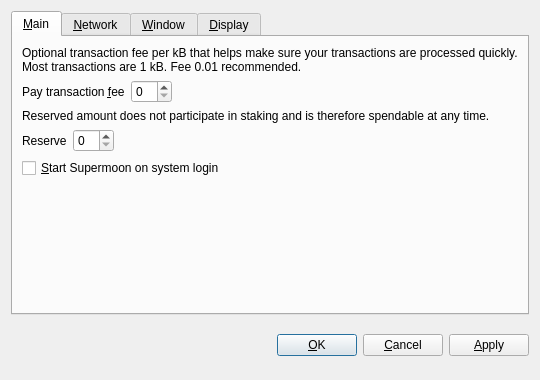
<?xml version="1.0" encoding="UTF-8"?>
<ui version="4.0">
 <class>OptionsDialog</class>
 <widget class="QDialog" name="OptionsDialog">
  <property name="geometry">
   <rect>
    <x>0</x>
    <y>0</y>
    <width>540</width>
    <height>380</height>
   </rect>
  </property>
  <property name="windowTitle">
   <string>Options</string>
  </property>
  <property name="modal">
   <bool>true</bool>
  </property>
  <layout class="QVBoxLayout" name="verticalLayout">
   <item>
    <widget class="QTabWidget" name="tabWidget">
     <property name="tabPosition">
      <enum>QTabWidget::North</enum>
     </property>
     <property name="currentIndex">
      <number>0</number>
     </property>
     <widget class="QWidget" name="tabMain">
      <attribute name="title">
       <string>&amp;Main</string>
      </attribute>
      <layout class="QVBoxLayout" name="verticalLayout_Main">
       <item>
        <widget class="QLabel" name="transactionFeeInfoLabel">
         <property name="text">
          <string>Optional transaction fee per kB that helps make sure your transactions are processed quickly. Most transactions are 1 kB. Fee 0.01 recommended.</string>
         </property>
         <property name="textFormat">
          <enum>Qt::PlainText</enum>
         </property>
         <property name="wordWrap">
          <bool>true</bool>
         </property>
        </widget>
       </item>
       <item>
        <layout class="QHBoxLayout" name="horizontalLayoutFee">
         <item>
          <widget class="QLabel" name="transactionFeeLabel">
           <property name="text">
            <string>Pay transaction &amp;fee</string>
           </property>
           <property name="textFormat">
            <enum>Qt::PlainText</enum>
           </property>
           <property name="buddy">
            <cstring>transactionFee</cstring>
           </property>
          </widget>
         </item>
         <item>
          <widget class="BitcoinAmountField" name="transactionFee"/>
         </item>
         <item>
          <spacer name="horizontalSpacerFee">
           <property name="orientation">
            <enum>Qt::Horizontal</enum>
           </property>
           <property name="sizeHint" stdset="0">
            <size>
             <width>40</width>
             <height>20</height>
            </size>
           </property>
          </spacer>
         </item>
        </layout>
       </item>
       <item>
        <widget class="QLabel" name="reserveBalanceInfoLabel">
         <property name="text">
          <string>Reserved amount does not participate in staking and is therefore spendable at any time.</string>
         </property>
         <property name="textFormat">
          <enum>Qt::PlainText</enum>
         </property>
         <property name="wordWrap">
          <bool>true</bool>
         </property>
        </widget>
       </item>
       <item>
        <layout class="QHBoxLayout" name="horizontalLayoutReserveBalance">
         <item>
          <widget class="QLabel" name="reserveBalanceLabel">
           <property name="text">
            <string>Reserve</string>
           </property>
           <property name="textFormat">
            <enum>Qt::PlainText</enum>
           </property>
           <property name="buddy">
            <cstring>reserveBalance</cstring>
           </property>
          </widget>
         </item>
         <item>
          <widget class="BitcoinAmountField" name="reserveBalance"/>
         </item>
         <item>
          <spacer name="horizontalSpacerReserveBalance">
           <property name="orientation">
            <enum>Qt::Horizontal</enum>
           </property>
           <property name="sizeHint" stdset="0">
            <size>
             <width>40</width>
             <height>20</height>
            </size>
           </property>
          </spacer>
         </item>
        </layout>
       </item>
       <item>
        <widget class="QCheckBox" name="bitcoinAtStartup">
         <property name="toolTip">
          <string>Automatically start Supermoon after logging in to the system.</string>
         </property>
         <property name="text">
          <string>&amp;Start Supermoon on system login</string>
         </property>
        </widget>
       </item>
       <item>
        <spacer name="verticalSpacer_Main">
         <property name="orientation">
          <enum>Qt::Vertical</enum>
         </property>
         <property name="sizeHint" stdset="0">
          <size>
           <width>20</width>
           <height>40</height>
          </size>
         </property>
        </spacer>
       </item>
      </layout>
     </widget>
     <widget class="QWidget" name="tabNetwork">
      <attribute name="title">
       <string>&amp;Network</string>
      </attribute>
      <layout class="QVBoxLayout" name="verticalLayout_Network">
       <item>
        <widget class="QCheckBox" name="mapPortUpnp">
         <property name="toolTip">
          <string>Automatically open the Supermoon client port on the router. This only works when your router supports UPnP and it is enabled.</string>
         </property>
         <property name="text">
          <string>Map port using &amp;UPnP</string>
         </property>
        </widget>
       </item>
       <item>
        <widget class="QCheckBox" name="connectSocks">
         <property name="toolTip">
          <string>Connect to the Supermoon network through a SOCKS5 proxy (e.g. when connecting through Tor).</string>
         </property>
         <property name="text">
          <string>&amp;Connect through SOCKS5 proxy:</string>
         </property>
        </widget>
       </item>
       <item>
        <layout class="QHBoxLayout" name="horizontalLayout_Network">
         <item>
          <widget class="QLabel" name="proxyIpLabel">
           <property name="text">
            <string>Proxy &amp;IP:</string>
           </property>
           <property name="textFormat">
            <enum>Qt::PlainText</enum>
           </property>
           <property name="buddy">
            <cstring>proxyIp</cstring>
           </property>
          </widget>
         </item>
         <item>
          <widget class="QValidatedLineEdit" name="proxyIp">
           <property name="maximumSize">
            <size>
             <width>140</width>
             <height>16777215</height>
            </size>
           </property>
           <property name="toolTip">
            <string>IP address of the proxy (e.g. 127.0.0.1)</string>
           </property>
          </widget>
         </item>
         <item>
          <widget class="QLabel" name="proxyPortLabel">
           <property name="text">
            <string>&amp;Port:</string>
           </property>
           <property name="textFormat">
            <enum>Qt::PlainText</enum>
           </property>
           <property name="buddy">
            <cstring>proxyPort</cstring>
           </property>
          </widget>
         </item>
         <item>
          <widget class="QLineEdit" name="proxyPort">
           <property name="maximumSize">
            <size>
             <width>55</width>
             <height>16777215</height>
            </size>
           </property>
           <property name="toolTip">
            <string>Port of the proxy (e.g. 9050)</string>
           </property>
          </widget>
         </item>
         <item>
          <spacer name="horizontalSpacer_Network">
           <property name="orientation">
            <enum>Qt::Horizontal</enum>
           </property>
           <property name="sizeHint" stdset="0">
            <size>
             <width>40</width>
             <height>20</height>
            </size>
           </property>
          </spacer>
         </item>
        </layout>
       </item>
       <item>
        <spacer name="verticalSpacer_Network">
         <property name="orientation">
          <enum>Qt::Vertical</enum>
         </property>
         <property name="sizeHint" stdset="0">
          <size>
           <width>20</width>
           <height>40</height>
          </size>
         </property>
        </spacer>
       </item>
      </layout>
     </widget>
     <widget class="QWidget" name="tabWindow">
      <attribute name="title">
       <string>&amp;Window</string>
      </attribute>
      <layout class="QVBoxLayout" name="verticalLayout_Window">
       <item>
        <widget class="QCheckBox" name="minimizeToTray">
         <property name="toolTip">
          <string>Show only a tray icon after minimizing the window.</string>
         </property>
         <property name="text">
          <string>&amp;Minimize to the tray instead of the taskbar</string>
         </property>
        </widget>
       </item>
       <item>
        <widget class="QCheckBox" name="minimizeOnClose">
         <property name="toolTip">
          <string>Minimize instead of exit the application when the window is closed. When this option is enabled, the application will be closed only after selecting Quit in the menu.</string>
         </property>
         <property name="text">
          <string>M&amp;inimize on close</string>
         </property>
        </widget>
       </item>
       <item>
        <spacer name="verticalSpacer_Window">
         <property name="orientation">
          <enum>Qt::Vertical</enum>
         </property>
         <property name="sizeHint" stdset="0">
          <size>
           <width>20</width>
           <height>40</height>
          </size>
         </property>
        </spacer>
       </item>
      </layout>
     </widget>
     <widget class="QWidget" name="tabDisplay">
      <attribute name="title">
       <string>&amp;Display</string>
      </attribute>
      <layout class="QVBoxLayout" name="verticalLayout_Display">
       <item>
        <layout class="QHBoxLayout" name="horizontalLayout_1_Display">
         <item>
          <widget class="QLabel" name="langLabel">
           <property name="text">
            <string>User Interface &amp;language:</string>
           </property>
           <property name="textFormat">
            <enum>Qt::PlainText</enum>
           </property>
           <property name="buddy">
            <cstring>lang</cstring>
           </property>
          </widget>
         </item>
         <item>
          <widget class="QValueComboBox" name="lang">
           <property name="toolTip">
            <string>The user interface language can be set here. This setting will take effect after restarting Supermoon.</string>
           </property>
          </widget>
         </item>
        </layout>
       </item>
       <item>
        <layout class="QHBoxLayout" name="horizontalLayout_2_Display">
         <item>
          <widget class="QLabel" name="unitLabel">
           <property name="text">
            <string>&amp;Unit to show amounts in:</string>
           </property>
           <property name="textFormat">
            <enum>Qt::PlainText</enum>
           </property>
           <property name="buddy">
            <cstring>unit</cstring>
           </property>
          </widget>
         </item>
         <item>
          <widget class="QValueComboBox" name="unit">
           <property name="toolTip">
            <string>Choose the default subdivision unit to show in the interface and when sending coins.</string>
           </property>
          </widget>
         </item>
        </layout>
       </item>
       <item>
        <widget class="QCheckBox" name="coinControlFeatures">
         <property name="toolTip">
          <string>Whether to show coin control features or not.</string>
         </property>
         <property name="text">
          <string>Display coin &amp;control features (experts only!)</string>
         </property>
        </widget>
       </item>
       <item>
        <widget class="QCheckBox" name="useBlackTheme">
         <property name="text">
          <string>Use black visual theme (requires restart)</string>
         </property>
        </widget>
       </item>
       <item>
        <spacer name="verticalSpacer_Display">
         <property name="orientation">
          <enum>Qt::Vertical</enum>
         </property>
         <property name="sizeHint" stdset="0">
          <size>
           <width>20</width>
           <height>40</height>
          </size>
         </property>
        </spacer>
       </item>
      </layout>
     </widget>
    </widget>
   </item>
   <item>
    <layout class="QHBoxLayout" name="horizontalLayout_Buttons">
     <item>
      <spacer name="horizontalSpacer_1">
       <property name="orientation">
        <enum>Qt::Horizontal</enum>
       </property>
       <property name="sizeHint" stdset="0">
        <size>
         <width>40</width>
         <height>48</height>
        </size>
       </property>
      </spacer>
     </item>
     <item>
      <widget class="QLabel" name="statusLabel">
       <property name="font">
        <font>
         <weight>75</weight>
         <bold>true</bold>
        </font>
       </property>
       <property name="text">
        <string/>
       </property>
       <property name="textFormat">
        <enum>Qt::PlainText</enum>
       </property>
       <property name="wordWrap">
        <bool>true</bool>
       </property>
      </widget>
     </item>
     <item>
      <spacer name="horizontalSpacer_2">
       <property name="orientation">
        <enum>Qt::Horizontal</enum>
       </property>
       <property name="sizeHint" stdset="0">
        <size>
         <width>40</width>
         <height>48</height>
        </size>
       </property>
      </spacer>
     </item>
     <item>
      <widget class="QPushButton" name="okButton">
       <property name="text">
        <string>&amp;OK</string>
       </property>
      </widget>
     </item>
     <item>
      <widget class="QPushButton" name="cancelButton">
       <property name="text">
        <string>&amp;Cancel</string>
       </property>
       <property name="autoDefault">
        <bool>false</bool>
       </property>
      </widget>
     </item>
     <item>
      <widget class="QPushButton" name="applyButton">
       <property name="text">
        <string>&amp;Apply</string>
       </property>
       <property name="autoDefault">
        <bool>false</bool>
       </property>
      </widget>
     </item>
    </layout>
   </item>
  </layout>
 </widget>
 <customwidgets>
  <customwidget>
   <class>BitcoinAmountField</class>
   <extends>QSpinBox</extends>
   <header>bitcoinamountfield.h</header>
  </customwidget>
  <customwidget>
   <class>QValueComboBox</class>
   <extends>QComboBox</extends>
   <header>qvaluecombobox.h</header>
  </customwidget>
  <customwidget>
   <class>QValidatedLineEdit</class>
   <extends>QLineEdit</extends>
   <header>qvalidatedlineedit.h</header>
  </customwidget>
 </customwidgets>
 <resources/>
 <connections/>
</ui>
